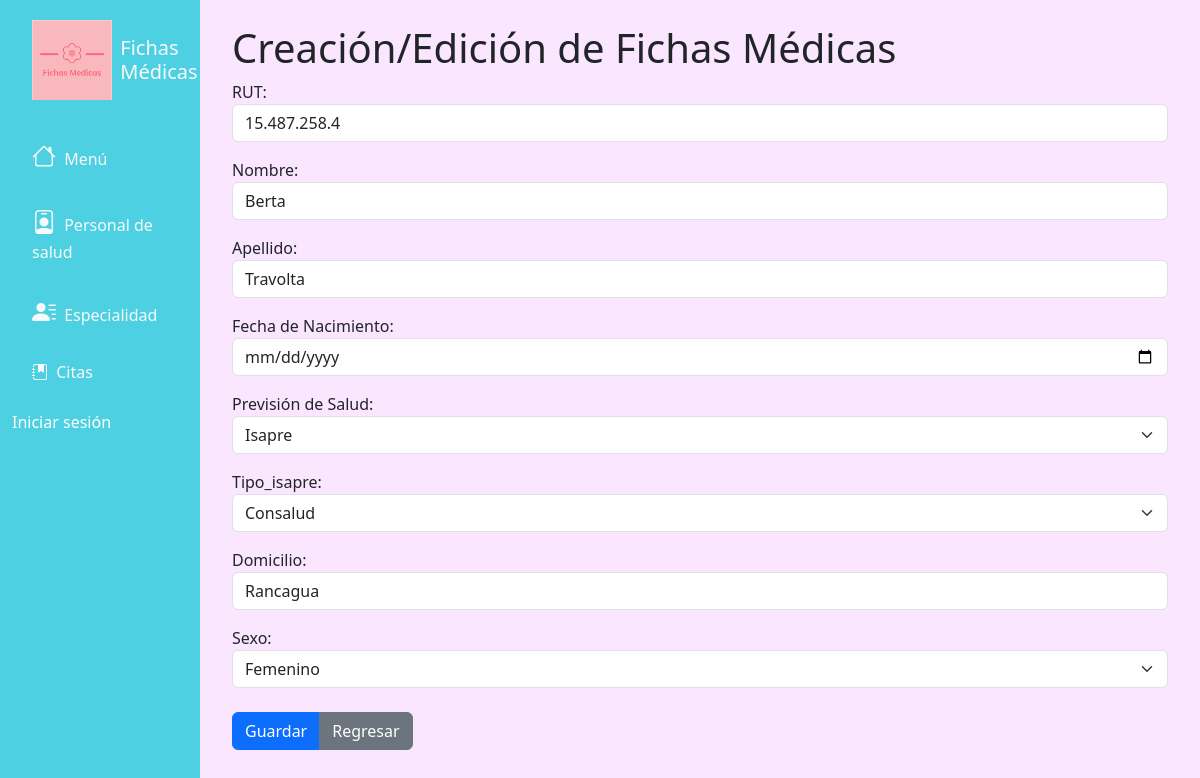
The app's page /modificar_ficha/2 with its own data.
### fichasapp/models.py (models this page shows, shortened)
class Ficha(models.Model):
    PREVISION = (('Fonasa', 'Fonasa'),
                 ('Isapre', 'Isapre'),
                 )
    SEXO = (('Masculino', 'Masculino'),
            ('Femenino', 'Femenino'),
            ('Intersexual', 'Intersexual'),
            )
    ISAPRE = (('Colmena', 'Colmena'),
              ('CruzBlanca', 'CruzBlanca'),
              ('Consalud', 'Consalud'),
              ('MasVda', 'MasVda'),
              ('BanMedica', 'BanMedica'),
              )
    rut = models.CharField(max_length=13)
    nombre = models.CharField(max_length=50)
    apellido = models.CharField(max_length=50)
    fecha_nacimiento = models.DateTimeField()
    prevision_salud = models.CharField(max_length=200, null=True, choices=PREVISION)
    tipo_isapre = models.CharField(max_length=200, null=True, choices=ISAPRE)
    domicilio = models.CharField(max_length=100)
    sexo = models.CharField(max_length=200, null=True, choices=SEXO)

### fichasapp/views.py (the view)
# urls.py: path('modificar_ficha/<str:pk>', views.edit_ficha, name='modificar_ficha'),
def edit_ficha(request, pk):
    ficha = Ficha.objects.get(id=pk)
    form = FichaForm(instance=ficha)
    if request.method == 'POST':
        form = FichaForm(request.POST, instance=ficha)
        if form.is_valid():
            form.save()
            return redirect('/fichas')
    context = {'form': form}
    return render(request, 'fichas/ficha_form.html', context)

### fichasapp/forms.py
class FichaForm(forms.ModelForm):
    class Meta:
        model = Ficha
        fields = ('rut', 'nombre', 'apellido', 'fecha_nacimiento', 'prevision_salud', 'tipo_isapre', 'domicilio', 'sexo')
        labels = {
            'rut': 'RUT',
            'nombre': 'Nombre',
            'apellido': 'Apellido',
            'fecha_nacimiento': 'Fecha de Nacimiento',
            'prevision_salud': 'Previsión de Salud',
            'tipo_isapre': 'Tipo_isapre',
            'domicilio': 'Domicilio',
            'sexo': 'Sexo',
        }
        widgets = {
            'rut': forms.TextInput(attrs={'class': 'form-control'}),
            'nombre': forms.TextInput(attrs={'class': 'form-control'}),
            'apellido': forms.TextInput(attrs={'class': 'form-control'}),
            'fecha_nacimiento': forms.DateInput(attrs={'class': 'form-control', 'type': 'date'}),
            'prevision_salud': forms.Select(attrs={'class': 'form-select'}),
            'tipo_isapre': forms.Select(attrs={'class': 'form-select'}),
            'domicilio': forms.TextInput(attrs={'class': 'form-control'}),
            'sexo': forms.Select(attrs={'class': 'form-select'}),
        }

### templates/fichas/ficha_form.html (shortened to what this page needs)
{% extends 'base.html' %}
{% block content %}
<div class="container">
  <h1>Creación/Edición de Fichas Médicas</h1>
  <form method="POST">
    {{ form.as_p }}
    <div class="btn-group mt-2">
      <input type="submit" class="btn btn-primary" name="Submit" value="Guardar">
      <a href="{% url 'fichas' %}" class="btn btn-secondary">Regresar</a>
  </div>
  </form>
</div>
{% endblock %}

### static/css/main.css (style rules this page uses)
body { font-family: 'Segoe UI', Tahoma, Geneva, Verdana, sans-serif; background-color: #fae6fe ; }

### records on screen
Ficha: rut "15.487.258.4", nombre "Berta", apellido "Travolta", prevision_salud "Isapre", tipo_isapre "Consalud", domicilio "Rancagua", sexo "Femenino"
